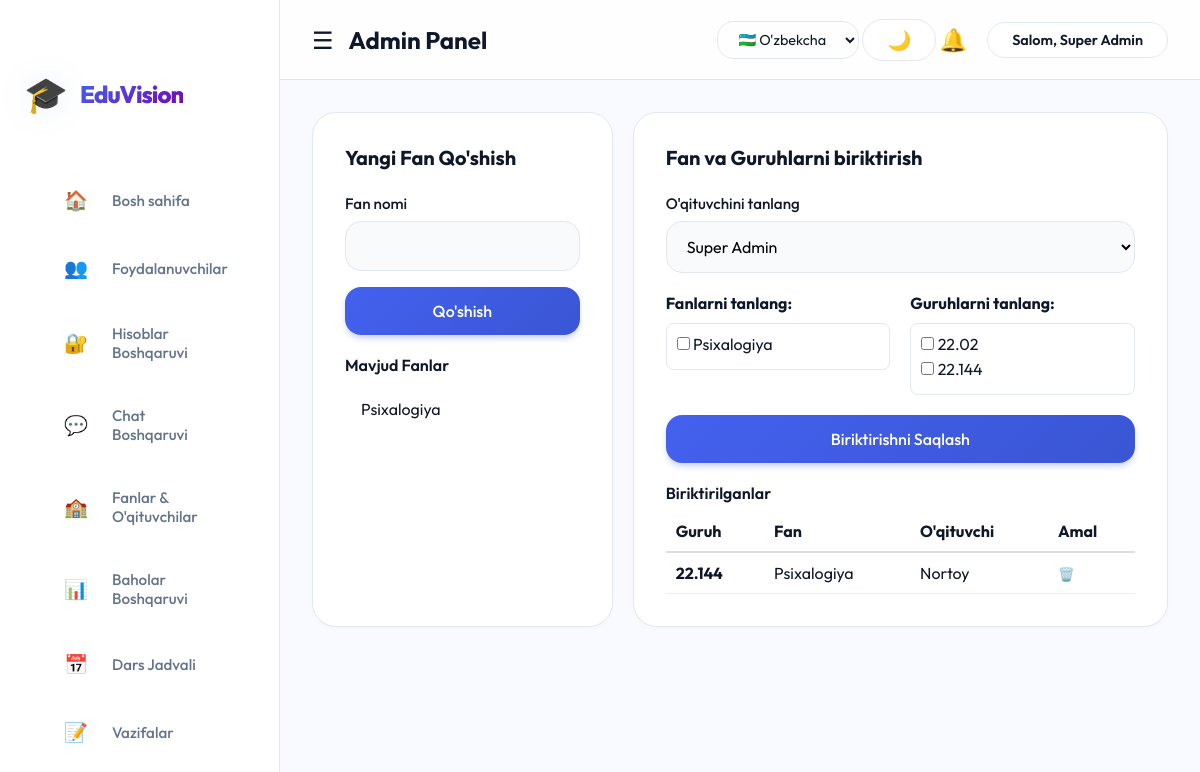
The app's page /admin/subjects.php (signed in) with its own data.
### tables this page shows
CREATE TABLE `subjects` (
  `id` int(11) NOT NULL,
  `name` varchar(100) NOT NULL
);

CREATE TABLE `groups` (
  `id` int(11) NOT NULL,
  `name` varchar(100) NOT NULL,
  `created_at` timestamp NULL DEFAULT CURRENT_TIMESTAMP
);

CREATE TABLE `teacher_assignments` (
  `id` int(11) NOT NULL,
  `teacher_id` int(11) DEFAULT NULL,
  `subject_id` int(11) DEFAULT NULL,
  `group_id` int(11) DEFAULT NULL
);

CREATE TABLE `users` (
  `id` int(11) NOT NULL,
  `name` varchar(100) NOT NULL,
  `email` varchar(100) NOT NULL,
  `password` varchar(255) NOT NULL,
  `role` enum('admin','student','teacher') NOT NULL,
  `created_at` timestamp NULL DEFAULT CURRENT_TIMESTAMP,
  `status` enum('active','pending') NOT NULL DEFAULT 'pending'
);

### admin/subjects.php (the view, shortened to what this page needs)
<?php
require '../config/db.php';
$subjects = $pdo->query("SELECT * FROM subjects ORDER BY name")->fetchAll();
$teachers = $pdo->query("SELECT * FROM users WHERE role IN ('teacher', 'admin') AND status='active'")->fetchAll();
$groups = $pdo->query("SELECT * FROM `groups` ORDER BY name")->fetchAll();
$assignments = $pdo->query("
    SELECT ta.id, u.name as teacher_name, s.name as subject_name, g.name as group_name
    FROM teacher_assignments ta
    JOIN users u ON ta.teacher_id = u.id
    JOIN subjects s ON ta.subject_id = s.id
    JOIN `groups` g ON ta.group_id = g.id
    ORDER BY g.name, s.name
")->fetchAll();
?>
<!DOCTYPE html>
<html lang="uz">
<head>
    <link rel="stylesheet" href="../assets/css/style.css">
</head>
<body>
    <?php include 'sidebar.php'; ?>
    <div class="main-content">
        <div style="display: flex; gap: 20px;">
            <div class="card" style="flex: 1;">
                <h3>Yangi Fan Qo'shish</h3>
                <form method="POST">
                    <div class="form-group">
                        <label>Fan nomi</label>
                        <input type="text" name="subject_name" class="form-control" required>
                    </div>
                    <button type="submit" name="add_subject" class="btn">Qo'shish</button>
                </form>
                <h4 style="margin-top: 20px;">Mavjud Fanlar</h4>
                <ul style="max-height: 200px; overflow-y: auto;">
                    <?php foreach ($subjects as $s): ?>
                        <li><?= htmlspecialchars($s['name']) ?></li>
                    <?php endforeach; ?>
                </ul>
            </div>
            <div class="card" style="flex: 2;">
                <h3>Fan va Guruhlarni biriktirish</h3>
                <form method="POST">
                    <div class="form-group" style="margin-bottom: 20px;">
                        <label>O'qituvchini tanlang</label>
                        <select name="teacher_id" class="form-control" required>
                            <?php foreach ($teachers as $t): ?>
                                <option value="<?= $t['id'] ?>"><?= htmlspecialchars($t['name']) ?></option>
                            <?php endforeach; ?>
                        </select>
                    </div>
                    <div style="display: grid; grid-template-columns: 1fr 1fr; gap: 20px; margin-bottom: 20px;">
                        <div>
                            <label style="font-weight: bold; display: block; margin-bottom: 10px;">Fanlarni tanlang:</label>
                            <div style="max-height: 200px; overflow-y: auto; border: 1px solid var(--border-color); padding: 10px; border-radius: 8px;">
                                <?php foreach ($subjects as $s): ?>
                                    <label style="display: block; margin-bottom: 5px; cursor: pointer;">
                                        <input type="checkbox" name="subject_ids[]" value="<?= $s['id'] ?>"> <?= htmlspecialchars($s['name']) ?>
                                    </label>
                                <?php endforeach; ?>
                            </div>
                        </div>
                        <div>
                            <label style="font-weight: bold; display: block; margin-bottom: 10px;">Guruhlarni tanlang:</label>
                            <div style="max-height: 200px; overflow-y: auto; border: 1px solid var(--border-color); padding: 10px; border-radius: 8px;">
                                <?php foreach ($groups as $g): ?>
                                    <label style="display: block; margin-bottom: 5px; cursor: pointer;">
                                        <input type="checkbox" name="group_ids[]" value="<?= $g['id'] ?>"> <?= htmlspecialchars($g['name']) ?>
                                    </label>
                                <?php endforeach; ?>
                            </div>
                        </div>
                    </div>
                    <button type="submit" name="assign_teacher" class="btn">Biriktirishni Saqlash</button>
                </form>
                <h4 style="margin-top: 20px;">Biriktirilganlar</h4>
                <div style="overflow-x: auto;">
                    <table style="width: 100%; border-collapse: collapse;">
                        <thead>
                            <tr style="text-align: left; border-bottom: 2px solid #ddd;">
                                <th style="padding: 10px;">Guruh</th>
                                <th style="padding: 10px;">Fan</th>
                                <th style="padding: 10px;">O'qituvchi</th>
                                <th style="padding: 10px;">Amal</th>
                            </tr>
                        </thead>
                        <tbody>
                            <?php foreach ($assignments as $a): ?>
                                <tr style="border-bottom: 1px solid #eee;">
                                    <td style="padding: 10px; font-weight: bold;"><?= htmlspecialchars($a['group_name']) ?></td>
                                    <td style="padding: 10px;"><?= htmlspecialchars($a['subject_name']) ?></td>
                                    <td style="padding: 10px;"><?= htmlspecialchars($a['teacher_name']) ?></td>
                                    <td style="padding: 10px;">
                                        <form method="POST" onsubmit="return confirm('O\'chirilsinmi?');">
                                            <button type="submit" name="delete_assignment" style="color: red; border: none; background: none; cursor: pointer;">🗑️</button>
                                        </form>
                                    </td>
                                </tr>
                            <?php endforeach; ?>
                        </tbody>
                    </table>
                </div>
            </div>
        </div>
    </div>
</body>
</html>

### assets/css/style.css (style rules this page uses)
:root { --primary-color: #4361ee; --primary-hover: #3a56d4; --primary-soft: rgba(67, 97, 238, 0.1); --secondary-color: #f8faff; --sidebar-bg: #ffffff; --sidebar-text: #64748b; --sidebar-active: #4361ee; --sidebar-active-bg: rgba(67, 97, 238, 0.08); --text-dark: #0f172a; --text-light: #64748b; --danger: #ef4444; --success: #10b981; --warning: #f59e0b; --white: #ffffff; --border-color: #e2e8f0; --bg-card: #ffffff; --glass-bg: rgba(255, 255, 255, 0.7); --glass-border: rgba(255, 255, 255, 0.3); --shadow-sm: 0 2px 4px rgba(0, 0, 0, 0.02); --shadow-md: 0 10px 15px -3px rgba(0, 0, 0, 0.05); --shadow-lg: 0 20px 25px -5px rgba(0, 0, 0, 0.08); --shadow-premium: 0 20px 40px -10px rgba(67, 97, 238, 0.2); --radius-md: 16px; --radius-lg: 24px; --sidebar-width: 280px; --header-height: 80px; }
* { margin: 0; padding: 0; box-sizing: border-box; font-family: 'Outfit', sans-serif; }
body { background-color: var(--secondary-color); color: var(--text-dark); display: flex; min-height: 100vh; font-size: 16px; }
.form-group { margin-bottom: 1rem; }
.form-group label { display: block; margin-bottom: 0.5rem; color: var(--text-dark); font-weight: 500; font-size: 0.95rem; }
.form-control { width: 100%; padding: 0.875rem 1rem; border: 1px solid #e2e8f0; border-radius: var(--radius-md); font-size: 1rem; transition: all 0.2s; background: #f8fafc; }
.btn { display: inline-flex; justify-content: center; align-items: center; padding: 0.875rem 2rem; background: linear-gradient(135deg, var(--primary-color), var(--primary-hover)); color: white; border: none; border-radius: var(--radius-md); cursor: pointer; text-decoration: none; font-size: 1rem; font-weight: 500; transition: all 0.3s ease; width: 100%; box-shadow: 0 4px 6px -1px rgba(67, 97, 238, 0.3); }
.main-content { margin-left: var(--sidebar-width); width: calc(100% - var(--sidebar-width)); padding: 2rem; margin-top: var(--header-height); }
.card { background: white; padding: 2rem; border-radius: var(--radius-lg); box-shadow: var(--shadow-sm); margin-bottom: 2rem; border: 1px solid #e2e8f0; transition: all 0.3s ease; }
.card h3 { margin-bottom: 1.5rem; font-weight: 700; color: var(--text-dark); font-size: 1.25rem; display: flex; align-items: center; justify-content: space-between; }
.card h4 { margin-bottom: 0.5rem; font-weight: 600; }
ul { list-style: none; }
li { padding: 1rem; border-bottom: 1px solid #e2e8f0; display: flex; justify-content: space-between; align-items: center; }
li:last-child { border-bottom: none; }

### records on screen
subjects: name "Psixalogiya"
groups: name "22.02"
groups: name "22.144"
teacher_assignments: group.name "22.144", subject.name "Psixalogiya", teacher.name "Nortoy"

### other values on screen
$lang['system_title'] "EduVision"
$lang['home'] "Bosh sahifa"
$lang['users'] "Foydalanuvchilar"
$lang['tasks'] "Vazifalar"
$lang['admin_panel'] "Admin Panel"
$lang['welcome'] "Salom"
$_SESSION['name'] "Super Admin"
form field teacher_id "Super Admin"
